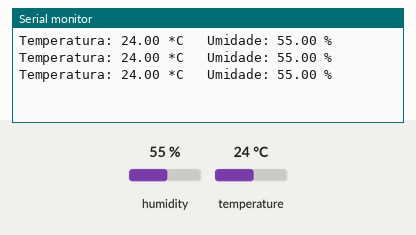
The sketch below on a simulated Arduino Uno, built with avr-gcc and run on an emulated ATmega328P. On the bench: the last lines printed to the serial monitor. The test bench sets the inputs (shaded band); at power-on: humidity 55 %, temperature 24 °C.

Above: at 3.8 s.
3.9 s: humidity set to 22 %
At 5.5 s:
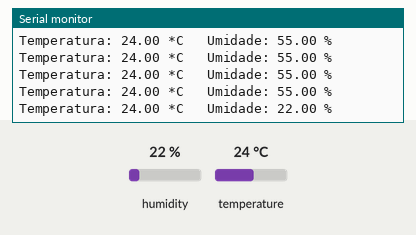
10.1 s: temperature set to 12 °C
At 11.0 s:
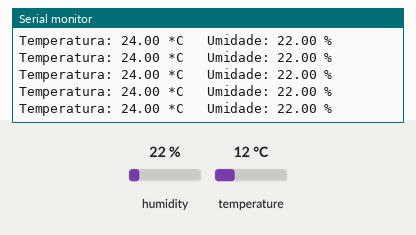
13.0 s: humidity set to 40 %
At 14.9 s:
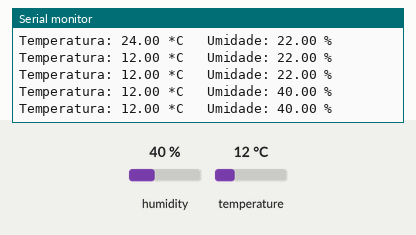
Timing chart, 0 to 16.4 s (numbered marks = the images above; inputs shaded):
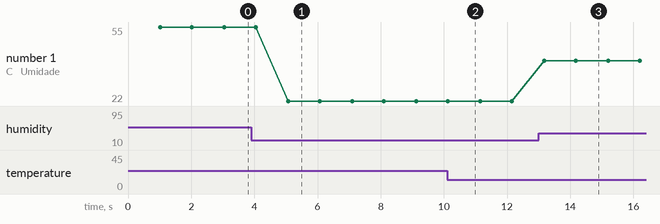

The sketch:

umidity_and_temperature.ino
```cpp
/*******************************************************************************
* Master Kit - Utilizando o DHT11
* Mostrar os valores de Tempartura e Umidade no Monitor Serial.
*******************************************************************************/

// Inclui a biblioteca DHT que possui as funções dos sensores do tipo DHT
#include "DHT.h"

const int pino_dht = 9; // pino onde o sensor DHT está conectado
float temperatura; // variável para armazenar o valor de temperatura
float umidade; // variável para armazenar o valor de umidade
DHT dht(pino_dht, DHT11); // define o pino e o tipo de DHT

void setup() {
  // Inicia e configura a Serial
  Serial.begin(9600); // 9600bps

  dht.begin(); // inicializa o sensor DHT
}

void loop() {
  // Aguarda alguns segundos entre uma leitura e outra
  delay(1000); // 2 segundos (Datasheet)

  // A leitura da temperatura ou umidade pode levar 250ms
  // O atraso do sensor pode chegar a 2 segundos
  temperatura = dht.readTemperature(); // lê a temperatura em Celsius
  umidade = dht.readHumidity(); // lê a umidade

  // Se ocorreu alguma falha durante a leitura
  if (isnan(umidade) || isnan(temperatura)) {
    Serial.println("Falha na leitura do Sensor DHT!");
  }
  else { // Se não
    // Imprime o valor de temperatura
    Serial.print("Temperatura: ");
    Serial.print(temperatura);
    Serial.print(" *C ");

    Serial.print("\t"); // tabulação

    // Imprime o valor de umidade
    Serial.print("Umidade: ");
    Serial.print(umidade);
    Serial.print(" %\t");

    Serial.println(); // nova linha
  }
}
```

Measured:
- after the input at 3.9 s, the serial monitor: prints a new line after 1.2 s (image 1)
- after the input at 13.0 s, the serial monitor: prints a new line after 0.18 s (image 3)
- plotted number 1: 55 → 22 after the input at 3.9 s, 22 → 40 after the input at 13.0 s
